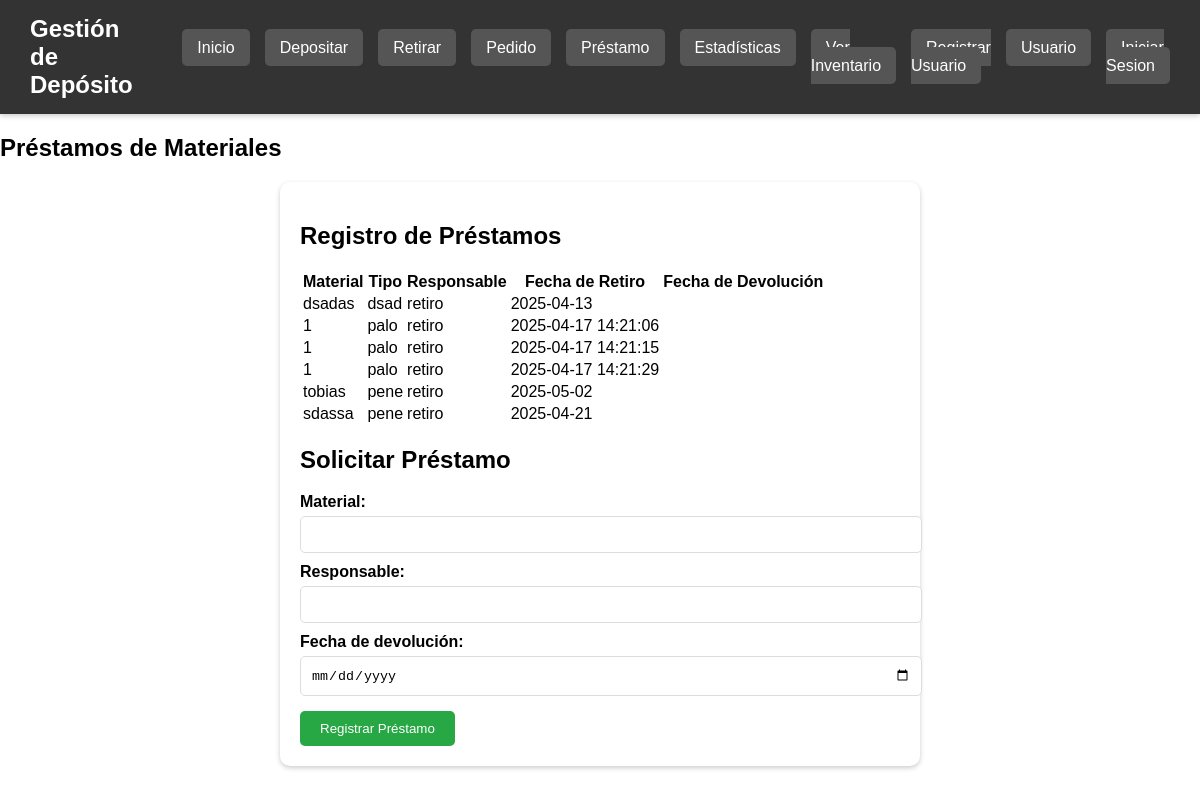
Screenshot of /prestamo with the database file from the repository.
### tables this page shows
CREATE TABLE Movimientos (
    id INTEGER PRIMARY KEY AUTOINCREMENT,
    usuario TEXT NOT NULL,
    codigo_barras TEXT NOT NULL,
    accion TEXT NOT NULL CHECK(accion IN ('ingreso', 'retiro')),
    fecha TIMESTAMP DEFAULT CURRENT_TIMESTAMP,
    FOREIGN KEY(codigo_barras) REFERENCES Inventario(codigo_barras)
);

### app.py (the view, shortened to what this page needs)
@app.route('/prestamo', methods=["GET", "POST"])
def prestamos():
    conn = conectar_bd()
    cursor = conn.cursor()
    cursor.execute("SELECT * FROM Movimientos WHERE accion='retiro'")
    prestamos = cursor.fetchall()
    conn.close()
    return render_template("prestamos.html", prestamos=prestamos)

### app.py (called while the page is built)
def conectar_bd():
    return sqlite3.connect("inventario_colegio.db")

### templates/prestamos.html (shortened to what this page needs)
<!DOCTYPE html>
<html lang="es">
<head>
     <link rel="stylesheet" href="https://cdnjs.cloudflare.com/ajax/libs/font-awesome/6.5.2/css/all.min.css">
    <link rel="stylesheet" href="{{ url_for('static', filename='styles.css') }}">
</head>
<body>
    {% include 'header.html' %}
        <h2>Préstamos de Materiales</h2>
    <main>
        <h2>Registro de Préstamos</h2>
        <table>
            <tr>
                <th>Material</th>
                <th>Tipo</th>
                <th>Responsable</th>
                <th>Fecha de Retiro</th>
                <th>Fecha de Devolución</th>
            </tr>
            {% for prestamo in prestamos %}
            <tr>
                <td>{{ prestamo[1] }}</td>
                <td>{{ prestamo[2] }}</td>
                <td>{{ prestamo[3] }}</td>
                <td>{{ prestamo[4] }}</td>
                <td>{{ prestamo[5] }}</td>
            </tr>
            {% endfor %}
        </table>
        <h2>Solicitar Préstamo</h2>
        <form method="POST">
            <label>Material:</label> <input type="text" name="material" required><br>
            <label>Responsable:</label> <input type="text" name="responsable" required><br>
            <label>Fecha de devolución:</label> <input type="date" name="fecha_devolucion" required><br>
            <button type="submit">Registrar Préstamo</button>
        </form>
    </main>
</body>
</html>

### static/styles.css (style rules this page uses)
body { margin: 0; padding: 0; font-family: 'NombreDeTuFuente', sans-serif; }
main { padding: 20px; max-width: 600px; margin: auto; background: white; box-shadow: 0px 2px 5px rgba(0,0,0,0.2); border-radius: 10px; }
form label { display: block; margin-top: 10px; font-weight: bold; }
form input, form select { width: 100%; padding: 10px; margin-top: 5px; border: 1px solid #ddd; border-radius: 5px; }
button { margin-top: 15px; padding: 10px 20px; background: #28a745; color: white; border: none; border-radius: 5px; cursor: pointer; }

### rows the page displays
Movimientos: usuario "dsadas", codigo_barras "dsad", accion "retiro", fecha "2025-04-13"
Movimientos: usuario "1", codigo_barras "palo", accion "retiro", fecha "2025-04-17 14:21:06"
Movimientos: usuario "1", codigo_barras "palo", accion "retiro", fecha "2025-04-17 14:21:15"
Movimientos: usuario "1", codigo_barras "palo", accion "retiro", fecha "2025-04-17 14:21:29"
Movimientos: usuario "tobias", codigo_barras "pene", accion "retiro", fecha "2025-05-02"
Movimientos: usuario "sdassa", codigo_barras "pene", accion "retiro", fecha "2025-04-21"
